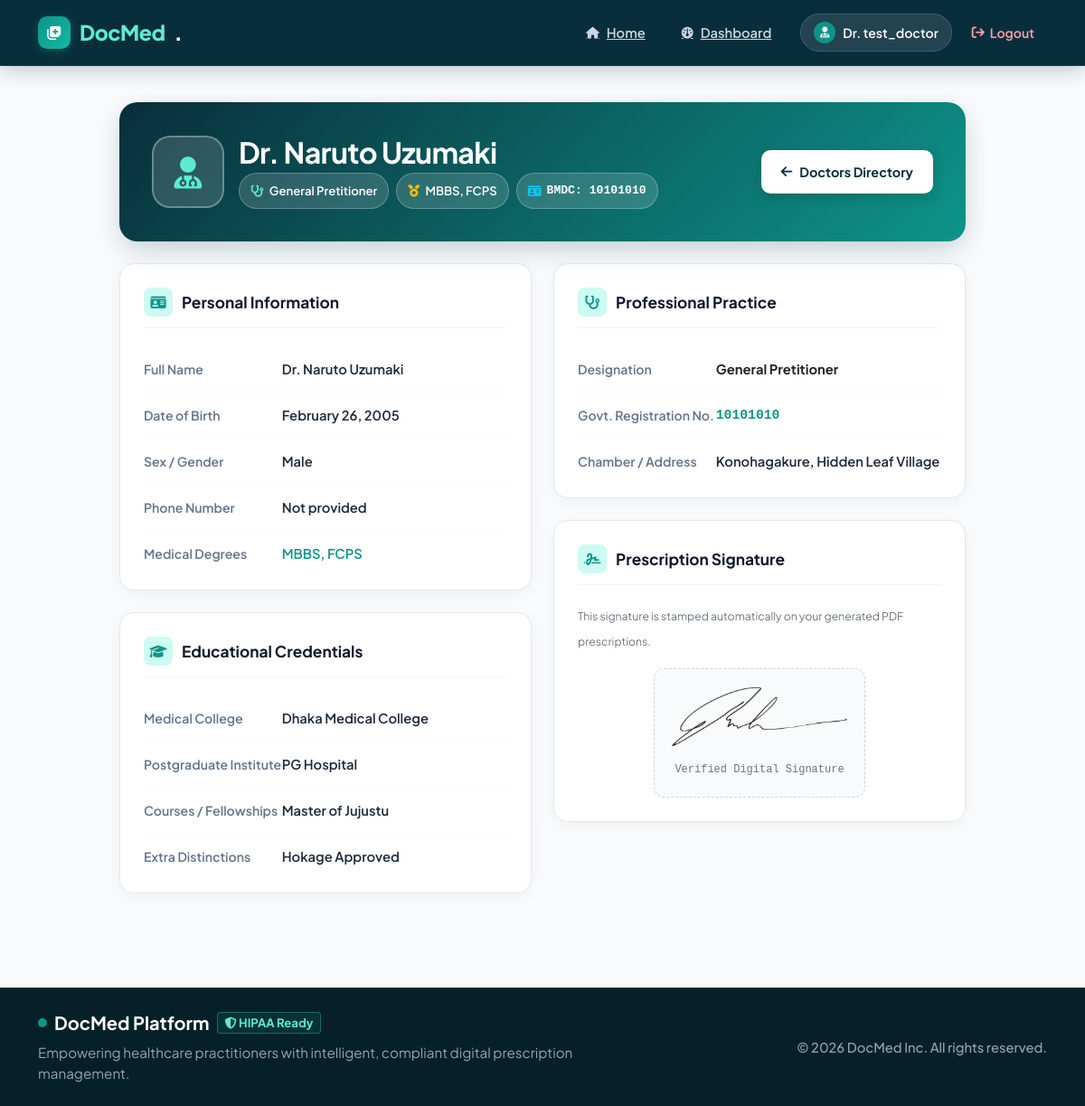
The page /dashboard/profile_page/1 (signed in) on the database its author committed.
### app/modules/account/models.py (models this page shows, shortened)
class RegistrationModel(UserMixin, db.Model):
    __tablename__ = 'registration'
    uid = db.Column(db.Integer(), primary_key=True)
    username = db.Column(db.String(80), unique=True, nullable=False)
    email = db.Column(db.String(120), unique=True, nullable=False)
    password = db.Column(db.String(200), nullable=False)
    gender = db.Column(db.String(10), nullable = False)
    created_at = db.Column(db.DateTime(), default=datetime.now)
    profile_info = db.relationship('ProfileSetupModel', backref='registration', uselist=False)
    prescription = db.relationship('PrescriptionModel', backref='prescription', uselist=True, cascade="all, delete-orphan", order_by='desc(PrescriptionModel.created_at)')
    role = db.Column(db.String(20), default='patient', nullable=False)
    is_admin = db.Column(db.Boolean(), default=False, nullable=False)
    is_active = db.Column(db.Boolean(), default=True, nullable=False)
    is_verified = db.Column(db.Boolean(), default=False, nullable=False)
    verified_doctor = db.Column(db.Boolean(), default=False, nullable=False)
    otp_code = db.Column(db.String(6), nullable=True)
    otp_expiry = db.Column(db.DateTime(), nullable=True)

### app/modules/dashboard/models.py (models this page shows, shortened)
class ProfileSetupModel(db.Model):
    __tablename__ = 'profile_info'
    id = db.Column(db.Integer, primary_key=True)
    user_id = db.Column(db.Integer, db.ForeignKey('registration.uid'))
    full_name = db.Column(db.String(120), nullable=False)
    birth_date = db.Column(db.DateTime(), nullable=False)
    sex = db.Column(db.String(10), nullable=False)
    achievement = db.Column(db.String(255), nullable=False)
    phone = db.Column(db.String(15), nullable=True)
    college = db.Column(db.String(150), nullable=False)
    higher_degree = db.Column(db.String(225), nullable=True)
    course = db.Column(db.String(225), nullable=True)
    extra = db.Column(db.String(225), nullable=True)
    current_position = db.Column(db.String(100), nullable=False)
    govt_reg = db.Column(db.String(100), nullable=False)
    office = db.Column(db.String(255), nullable=True)
    signature = db.Column(db.String(255), nullable=False)

### app/modules/dashboard/routes.py (the view)
@dashboard.route('/profile_page/<int:uid>')
@login_required
def profile_page(uid):
    get_user = RegistrationModel.query.get(uid)
    if not get_user:
        flash("User not found.", "error")
        return redirect(url_for('home.home_page'))
    get_user_info = ProfileSetupModel.query.filter_by(user_id=uid).first()
    context = {
        'user': get_user,
        'info': get_user_info,
    }
    return render_template('dashboard/profile.html', **context)

### app/templates/dashboard/profile.html (shortened to what this page needs)
{% extends 'base.html' %}
{% block content %}
<div class="container profile-container">
  {% if not info %}
    <div class="card border-0 shadow-sm rounded-4 p-5 text-center bg-white mb-4">
      <div class="mb-3">
        <div class="d-inline-flex p-3 rounded-circle" style="background: #fef3c7; color: #d97706; width: 64px; height: 64px; align-items: center; justify-content: center;">
          <i class="fa-solid fa-user-doctor fs-3"></i>
        </div>
      </div>
      <h3 class="fw-bold text-dark mb-2">Doctor Profile Incomplete</h3>
      <p class="text-muted mx-auto mb-4" style="max-width: 480px;">
        You haven't completed your medical profile setup yet. Complete your setup now to start generating validated prescriptions with digital signatures.
      </p>
      <div>
        <a href="{{ url_for('dashboard.setup_page', uid=current_user.uid) }}" class="btn-action-primary">
          <i class="fa-solid fa-plus-circle"></i> Complete Profile Setup
        </a>
      </div>
    </div>
  {% else %}
    <div class="profile-hero-card">
      <div class="d-flex align-items-center justify-content-between flex-wrap gap-3">
        <div class="d-flex align-items-center gap-3">
          <div class="profile-avatar-box">
            <i class="fa-solid fa-user-doctor"></i>
          </div>
          <div>
            <h2 class="fw-bold text-white mb-1" style="letter-spacing: -0.02em;">
              {{ info.full_name }}
            </h2>
            <div class="d-flex align-items-center gap-2 flex-wrap mt-1">
              <span class="credential-chip">
                <i class="fa-solid fa-stethoscope text-teal" style="color: #5eead4;"></i> {{ info.current_position }}
              </span>
              <span class="credential-chip">
                <i class="fa-solid fa-medal text-warning"></i> {{ info.achievement }}
              </span>
              <span class="credential-chip font-monospace">
                <i class="fa-solid fa-id-card text-info"></i> BMDC: {{ info.govt_reg }}
              </span>
            </div>
          </div>
        </div>
        <div class="d-flex align-items-center gap-2">
          {% if current_user.uid == user.uid or current_user.is_admin %}
            <a href="{{ url_for('dashboard.update_profile_info', uid=user.uid) }}" class="btn-edit-doctor">
              <i class="fa-solid fa-pen-to-square"></i> Edit Profile
            </a>
            <a href="{{ url_for('pdf_generator.document_page') }}" class="btn-rx-studio">
              <i class="fa-solid fa-file-prescription text-teal" style="color: #5eead4;"></i> Rx Studio
            </a>
          {% else %}
            <a href="{{ url_for('dashboard.verified_doctors_page', uid=current_user.uid) }}" class="btn-edit-doctor">
              <i class="fa-solid fa-arrow-left"></i> Doctors Directory
            </a>
          {% endif %}
        </div>
      </div>
    </div>
    <div class="row g-4">
      <div class="col-lg-6">
        <div class="info-card-section">
          <div class="section-header-title">
            <div class="section-badge-icon">
              <i class="fa-solid fa-id-card"></i>
            </div>
            <span>Personal Information</span>
          </div>
          <div class="detail-row">
            <p class="detail-label">Full Name</p>
            <p class="detail-value">{{ info.full_name }}</p>
          </div>
          <div class="detail-row">
            <p class="detail-label">Date of Birth</p>
            <p class="detail-value">
              {% if info.birth_date %}
                {{ info.birth_date.strftime('%B %d, %Y') if info.birth_date.strftime else info.birth_date }}
              {% else %}
                <span class="text-muted">Not specified</span>
              {% endif %}
            </p>
          </div>
          <div class="detail-row">
            <p class="detail-label">Sex / Gender</p>
            <p class="detail-value">{{ info.sex | capitalize }}</p>
          </div>
          <div class="detail-row">
            <p class="detail-label">Phone Number</p>
            <p class="detail-value">{{ info.phone or 'Not provided' }}</p>
          </div>
          <div class="detail-row">
            <p class="detail-label">Medical Degrees</p>
            <p class="detail-value text-teal" style="color: #0d9488;">{{ info.achievement }}</p>
          </div>
        </div>
        <div class="info-card-section">
          <div class="section-header-title">
            <div class="section-badge-icon">
              <i class="fa-solid fa-graduation-cap"></i>
            </div>
            <span>Educational Credentials</span>
          </div>
          <div class="detail-row">
            <p class="detail-label">Medical College</p>
            <p class="detail-value">{{ info.college }}</p>
          </div>
          <div class="detail-row">
            <p class="detail-label">Postgraduate Institute</p>
            <p class="detail-value">{{ info.higher_degree or 'N/A' }}</p>
          </div>
          <div class="detail-row">
            <p class="detail-label">Courses / Fellowships</p>
            <p class="detail-value">{{ info.course or 'None listed' }}</p>
          </div>
          <div class="detail-row">
            <p class="detail-label">Extra Distinctions</p>
            <p class="detail-value">{{ info.extra or 'None' }}</p>
          </div>
        </div>
      </div>
      <div class="col-lg-6">
        <div class="info-card-section">
          <div class="section-header-title">
            <div class="section-badge-icon">
              <i class="fa-solid fa-stethoscope"></i>
            </div>
            <span>Professional Practice</span>
          </div>
          <div class="detail-row">
            <p class="detail-label">Designation</p>
            <p class="detail-value fw-bold text-dark">{{ info.current_position }}</p>
          </div>
          <div class="detail-row">
            <p class="detail-label">Govt. Registration No.</p>
            <p class="detail-value font-monospace fw-bold" style="color: #0d9488;">{{ info.govt_reg }}</p>
          </div>
          <div class="detail-row">
            <p class="detail-label">Chamber / Address</p>
            <p class="detail-value">{{ info.office or 'Not specified' }}</p>
          </div>
        </div>
        <div class="info-card-section">
          <div class="section-header-title">
            <div class="section-badge-icon">
              <i class="fa-solid fa-signature"></i>
            </div>
            <span>Prescription Signature</span>
          </div>
          <p class="text-muted small mb-3">This signature is stamped automatically on your generated PDF prescriptions.</p>
          <div class="text-center w-100">
            {% if info.signature %}
              <div class="signature-preview-holder">
                <img src="{{ url_for('static', filename='uploads/' + info.signature) }}" alt="Digital Signature">
                <small class="text-muted mt-2 d-block font-monospace" style="font-size: 0.75rem;">Verified Digital Signature</small>
              </div>
            {% else %}
              <div class="alert alert-warning small p-3 rounded-3">
                <i class="fa-solid fa-triangle-exclamation me-1"></i> No signature on file. Please update your profile.
              </div>
            {% endif %}
          </div>
        </div>
      </div>
    </div>
  {% endif %}
</div>
{% endblock %}

### app/templates/base.html (shortened to what this page needs)
{% include 'base/header.html' %}
{% block content %}{% endblock %}
{% include 'base/footer.html' %}

### app/templates/base/header.html (shortened to what this page needs)
<!doctype html>
<html lang="en">
<head>
  <link href="{{ url_for('static', filename='css/bootstrap.min.css') }}" rel="stylesheet">
  <link href="https://cdnjs.cloudflare.com/ajax/libs/font-awesome/6.5.1/css/all.min.css" rel="stylesheet">
  <link href="{{ url_for('static', filename='css/tiny-slider.css') }}" rel="stylesheet">
  <link href="{{ url_for('static', filename='css/style.css') }}" rel="stylesheet">
</head>
<body>
  <nav class="docmed-navbar navbar navbar-expand-md navbar-dark">
    <div class="container">
      <a class="docmed-brand" href="{{ url_for('home.home_page') }}">
        <div class="brand-icon-wrapper">
          <i class="fa-solid fa-notes-medical"></i>
        </div>
        <span>DocMed</span>.
      </a>
      <div class="collapse navbar-collapse" id="navbarsDocMed">
        <ul class="navbar-nav ms-auto mb-2 mb-md-0 align-items-md-center gap-md-2">
          <li class="nav-item">
            <a class="docmed-nav-link" href="{{ url_for('home.home_page') }}">
               Home
            </a>
          </li>
          {% if current_user.is_authenticated %}
            {% if current_user.role == 'admin' or current_user.is_admin %}
            <li class="nav-item">
              <a class="docmed-nav-link" href="{{ url_for('admin.index') }}">
                <i class="fa-solid fa-shield-halved fa-sm"></i> Admin Panel
              </a>
            </li>
            {% else %}
            <li class="nav-item">
              <a class="docmed-nav-link" href="{{ url_for('dashboard.dashboard_main_page', uid=current_user.uid) }}">
                 Dashboard
              </a>
            </li>
            {% endif %}
          {% endif %}
        </ul>
        <div class="d-flex align-items-center gap-2 ms-md-3 mt-3 mt-md-0">
          {% if current_user.is_authenticated %}
            {% if current_user.role == 'admin' or current_user.is_admin %}
            <a class="user-pill" href="{{ url_for('admin.index') }}">
              <span class="user-avatar-icon">
                <i class="fa-solid fa-user-shield"></i>
              </span>
              <span>
                Admin: {{ current_user.username }}
              </span>
            </a>
            {% else %}
            <a class="user-pill" href="{{ url_for('dashboard.profile_page', uid=current_user.uid) if current_user.role == 'doctor' and current_user.profile_info else url_for('dashboard.dashboard_main_page', uid=current_user.uid) }}">
              <span class="user-avatar-icon">
                {% if current_user.role == 'doctor' %}
                  <i class="fa-solid fa-user-doctor"></i>
                {% else %}
                  <i class="fa-solid fa-user"></i>
                {% endif %}
              </span>
              <span>
                {% if current_user.role == 'doctor' %}
                  Dr. {{ current_user.username }}
                {% else %}
                  {{ current_user.username }} <small class="text-info opacity-75">(Patient)</small>
                {% endif %}
              </span>
            </a>
            {% endif %}
            <a class="btn-nav-logout" href="{{ url_for('accounts.logout_view') }}">
              <i class="fa-solid fa-arrow-right-from-bracket"></i> Logout
            </a>
          {% else %}
            <a class="btn-nav-register" href="{{ url_for('accounts.login_page') }}">
              <i class="fa-solid fa-arrow-right-to-bracket"></i> Sign In
            </a>
          {% endif %}
        </div>
      </div>
    </div>
  </nav>

### app/templates/base/footer.html (shortened to what this page needs)
		<footer class="docmed-footer mt-auto">
			<div class="container py-4">
				<div class="row align-items-center gy-3">
					<div class="col-md-7 text-center text-md-start">
						<div class="d-flex align-items-center justify-content-center justify-content-md-start gap-2 mb-2">
							<span class="footer-logo-dot"></span>
							<span class="fw-bold text-white fs-5">DocMed Platform</span>
							<span class="badge border px-2 py-1" style="font-size: 0.82rem; color: #5eead4; background: rgba(13, 148, 136, 0.15); border-color: rgba(94, 234, 212, 0.3) !important;">
								<i class="fa-solid fa-shield-halved"></i> HIPAA Ready
							</span>
						</div>
						<p class="footer-desc mb-0">
							Empowering healthcare practitioners with intelligent, compliant digital prescription management.
						</p>
					</div>
					<div class="col-md-5 text-center text-md-end">
						<p class="footer-copy mb-0">
							&copy; <script>document.write(new Date().getFullYear());</script> DocMed Inc. All rights reserved.
						</p>
					</div>
				</div>
			</div>
		</footer>
	</body>
</html>

### rows shown on the page
RegistrationModel: username "test_doctor"
ProfileSetupModel: full_name "Dr. Naruto Uzumaki", current_position "General Pretitioner", achievement "MBBS, FCPS", govt_reg "10101010", birth_date "February 26, 2005", sex "Male", phone "Not provided", college "Dhaka Medical College", higher_degree "PG Hospital", course "Master of Jujustu", extra "Hokage Approved", office "Konohagakure, Hidden Leaf Village", signature (picture)
